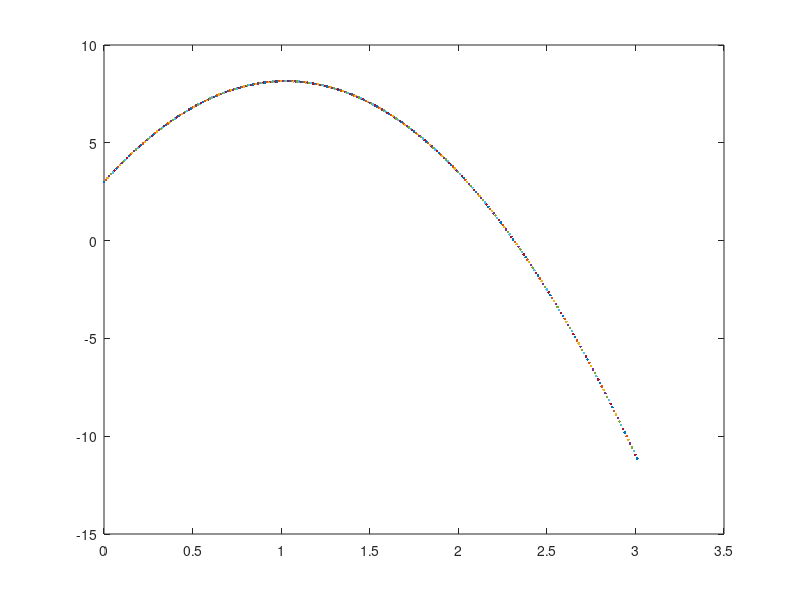

Reproduce this figure in MATLAB.
%%% tennisball_simple.m
%% Numerical simulation of object motion in 2D with gravity
%% (base SI units used throughout)
%% Coordinates (y,z)
m = 0.06;
g = 9.8;

y = 0;
z = 3;
vy = 1;
vz = 10;

Py = m * vy;
Pz = m * vz;

t = 0;
t_end = 3;
dt = 0.01;



Fy = 0;
Fz = 0;
Gy = 0;
Gz = -m * g;

clf;
plot(y, z, '.')
hold on

while t < t_end

y = y + vy * dt;
z = z + vz * dt;

Py = Py + (Fy + Gy) * dt;
Pz = Pz + (Fz + Gz) * dt;

t = t + dt;

vy = Py/m;
vz = Pz/m;

plot(y, z, '.') % plot trajectory

end

y
z
vy
vz
